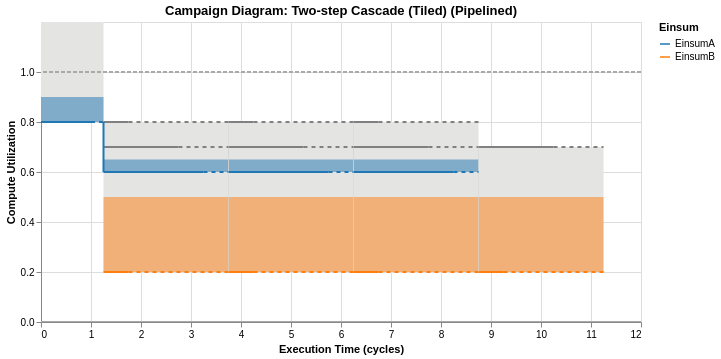
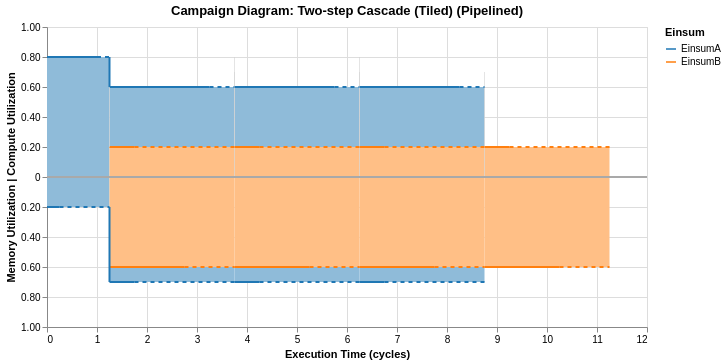

Write notebook code for charts like these, in order.
### Markdown cell above
Note that the above cascade is bursty (Einsum A runs with Einsum B at peak utilization for a short amount of time).

To reduce this burstiness, we can apply *spread*, which, within a pipelined group, stretches or *dilates* the shorter Einsum in time to end at the same time as the bottleneck Einsum. Call `cascade.pipeline(spread=True)`

Note that this will now reduce the compute resource utilization and memory bandwidth utilization of the stretched Einsum:

### Code cell
pipelined_and_spead_cascade = tiled_cascade.pipeline(spread=True)

CampaignDiagram(pipelined_and_spead_cascade).draw().interactive().show()
CampaignDiagram(pipelined_and_spead_cascade).draw(dual_mode=True).interactive()

### Figure 1 — Vega-Lite specification as saved in the notebook (floating-point values rounded to 4 significant figures)
{"config": {"view": {"continuousWidth": 300, "continuousHeight": 300}}, "layer": [{"layer": [{"layer": [{"layer": [{"mark": {"type": "rect", "color": "#E4E4E2"}, "encoding": {"tooltip": [{"field": "Einsum", "type": "nominal"}, {"field": "runtime", "type": "quantitative"}, {"field": "og_runtime", "type": "quantitative"}, {"field": "Memory_Utilization", "type": "quantitative"}, {"field": "Compute_Utilization", "type": "quantitative"}, {"field": "Compute_Utilization_plot", "type": "quantitative"}, {"field": "fusion_group", "type": "nominal"}, {"field": "memory_well", "type": "quantitative"}, {"field": "full_End_Time", "type": "quantitative"}, {"field": "throttled_duration", "type": "quantitative"}, {"field": "mem_throttled_duration", "type": "quantitative"}, {"field": "comp_throttled_duration", "type": "quantitative"}, {"field": "comp_perc", "type": "quantitative"}, {"field": "bw_perc", "type": "quantitative"}, {"field": "compute_type", "type": "nominal"}, {"field": "memory_type", "type": "nominal"}], "x": {"field": "Time_Stamp", "type": "quantitative"}, "x2": {"field": "full_End_Time"}, "y": {"field": "compute_limit_bot", "type": "quantitative"}, "y2": {"field": "compute_limit_top"}}, "name": "view_ea67228f5d8ec2a7_0", "transform": [{"calculate": "datum.Compute_Utilization_plot + 0.5 * datum.memory_well", "as": "compute_limit_top"}, {"calculate": "datum.Compute_Utilization_plot", "as": "compute_limit_bot"}, {"calculate": "datum.Compute_Utilization_plot", "as": "y1"}, {"calculate": "datum.Compute_Utilization_plot + datum.Memory_Utilization * 0.5", "as": "y2"}]}, {"mark": {"type": "rule", "color": "gray", "size": 2, "strokeDash": [0, 0]}, "encoding": {"tooltip": [{"field": "Einsum", "type": "nominal"}, {"field": "runtime", "type": "quantitative"}, {"field": "og_runtime", "type": "quantitative"}, {"field": "Memory_Utilization", "type": "quantitative"}, {"field": "Compute_Utilization", "type": "quantitative"}, {"field": "Compute_Utilization_plot", "type": "quantitative"}, {"field": "fusion_group", "type": "nominal"}, {"field": "memory_well", "type": "quantitative"}, {"field": "full_End_Time", "type": "quantitative"}, {"field": "throttled_duration", "type": "quantitative"}, {"field": "mem_throttled_duration", "type": "quantitative"}, {"field": "comp_throttled_duration", "type": "quantitative"}, {"field": "comp_perc", "type": "quantitative"}, {"field": "bw_perc", "type": "quantitative"}, {"field": "compute_type", "type": "nominal"}, {"field": "memory_type", "type": "nominal"}], "x": {"field": "Time_Stamp", "type": "quantitative"}, "x2": {"field": "mb_End_Time"}, "y": {"field": "compute_limit_top", "type": "quantitative"}}, "transform": [{"calculate": "datum.Compute_Utilization_plot + 0.5 * datum.memory_well", "as": "compute_limit_top"}, {"calculate": "datum.Compute_Utilization_plot", "as": "compute_limit_bot"}, {"calculate": "datum.Compute_Utilization_plot", "as": "y1"}, {"calculate": "datum.Compute_Utilization_plot + datum.Memory_Utilization * 0.5", "as": "y2"}]}]}, {"mark": {"type": "rect", "opacity": 0.5}, "encoding": {"color": {"field": "Einsum", "legend": null, "scale": {"domain": ["EinsumA", "EinsumB"], "range": ["#1f77b4", "#ff7f0e"]}, "sort": ["EinsumA", "EinsumB"], "type": "nominal"}, "tooltip": [{"field": "Einsum", "type": "nominal"}, {"field": "runtime", "type": "quantitative"}, {"field": "og_runtime", "type": "quantitative"}, {"field": "Memory_Utilization", "type": "quantitative"}, {"field": "Compute_Utilization", "type": "quantitative"}, {"field": "Compute_Utilization_plot", "type": "quantitative"}, {"field": "fusion_group", "type": "nominal"}, {"field": "memory_well", "type": "quantitative"}, {"field": "full_End_Time", "type": "quantitative"}, {"field": "throttled_duration", "type": "quantitative"}, {"field": "mem_throttled_duration", "type": "quantitative"}, {"field": "comp_throttled_duration", "type": "quantitative"}, {"field": "comp_perc", "type": "quantitative"}, {"field": "bw_perc", "type": "quantitative"}, {"field": "compute_type", "type": "nominal"}, {"field": "memory_type", "type": "nominal"}], "x": {"field": "Time_Stamp", "type": "quantitative"}, "x2": {"field": "full_End_Time"}, "y": {"field": "y1", "type": "quantitative"}, "y2": {"field": "y2"}}, "transform": [{"calculate": "datum.Compute_Utilization_plot + 0.5 * datum.memory_well", "as": "compute_limit_top"}, {"calculate": "datum.Compute_Utilization_plot", "as": "compute_limit_bot"}, {"calculate": "datum.Compute_Utilization_plot", "as": "y1"}, {"calculate": "datum.Compute_Utilization_plot + datum.Memory_Utilization * 0.5", "as": "y2"}]}, {"mark": {"type": "line", "interpolate": "step-after", "size": 2}, "encoding": {"color": {"field": "Einsum", "legend": null, "scale": {"domain": ["EinsumA", "EinsumB"], "range": ["#1f77b4", "#ff7f0e"]}, "sort": ["EinsumA", "EinsumB"], "type": "nominal"}, "tooltip": [{"field": "Einsum", "type": "nominal"}, {"field": "runtime", "type": "quantitative"}, {"field": "og_runtime", "type": "quantitative"}, {"field": "Memory_Utilization", "type": "quantitative"}, {"field": "Compute_Utilization", "type": "quantitative"}, {"field": "Compute_Utilization_plot", "type": "quantitative"}, {"field": "fusion_group", "type": "nominal"}, {"field": "memory_well", "type": "quantitative"}, {"field": "full_End_Time", "type": "quantitative"}, {"field": "throttled_duration", "type": "quantitative"}, {"field": "mem_throttled_duration", "type": "quantitative"}, {"field": "comp_throttled_duration", "type": "quantitative"}, {"field": "comp_perc", "type": "quantitative"}, {"field": "bw_perc", "type": "quantitative"}, {"field": "compute_type", "type": "nominal"}, {"field": "memory_type", "type": "nominal"}], "x": {"field": "Time_Stamp", "type": "quantitative"}, "x2": {"field": "cb_End_Time"}, "y": {"axis": {"labelExpr": "format(datum.value, '.1f')", "title": "Compute Utilization", "values": [0, 0.2, 0.4, 0.6, 0.8, 1.0]}, "field": "Compute_Utilization_plot", "scale": {"domain": [0, 1.2]}, "title": "Compute Utilization", "type": "quantitative"}}, "transform": [{"calculate": "datum.Compute_Utilization_plot + 0.5 * datum.memory_well", "as": "compute_limit_top"}, {"calculate": "datum.Compute_Utilization_plot", "as": "compute_limit_bot"}, {"calculate": "datum.Compute_Utilization_plot", "as": "y1"}, {"calculate": "datum.Compute_Utilization_plot + datum.Memory_Utilization * 0.5", "as": "y2"}]}, {"data": {"name": "data-c607e9c9fd7e87fcb59101d9d3c0663a"}, "mark": {"type": "rule", "color": "#D3D3D3", "opacity": 0.6, "size": 1}, "encoding": {"tooltip": [{"field": "x", "type": "quantitative"}], "x": {"field": "x", "type": "quantitative"}, "y": {"field": "compute_limit_bot", "type": "quantitative"}, "y2": {"field": "compute_limit_top"}}, "transform": [{"calculate": "datum.Compute_Utilization_plot + 0.5 * datum.memory_well", "as": "compute_limit_top"}, {"calculate": "datum.Compute_Utilization_plot", "as": "compute_limit_bot"}, {"calculate": "datum.Compute_Utilization_plot", "as": "y_bot"}]}, {"data": {"name": "data-4d800633b9e48480ab74b70e46f302e4"}, "mark": {"type": "rule", "size": 2}, "encoding": {"color": {"field": "Einsum", "legend": null, "scale": {"domain": ["EinsumA", "EinsumB"], "range": ["#1f77b4", "#ff7f0e"]}, "sort": ["EinsumA", "EinsumB"], "type": "nominal"}, "tooltip": [{"field": "Einsum", "type": "nominal"}, {"field": "x", "type": "quantitative"}, {"field": "y", "type": "quantitative"}, {"field": "y2", "type": "quantitative"}, {"field": "duration", "type": "quantitative"}], "x": {"field": "x", "type": "quantitative"}, "y": {"field": "y", "type": "quantitative"}, "y2": {"field": "y2"}}}, {"data": {"name": "data-731c364ba750109114d70340806d2015"}, "mark": {"type": "rule", "color": "gray", "size": 2, "strokeDash": [4, 4]}, "encoding": {"tooltip": [{"field": "Einsum", "type": "nominal"}, {"field": "runtime", "type": "quantitative"}, {"field": "og_runtime", "type": "quantitative"}, {"field": "Memory_Utilization", "type": "quantitative"}, {"field": "Compute_Utilization", "type": "quantitative"}, {"field": "Compute_Utilization_plot", "type": "quantitative"}, {"field": "fusion_group", "type": "nominal"}, {"field": "memory_well", "type": "quantitative"}, {"field": "full_End_Time", "type": "quantitative"}, {"field": "throttled_duration", "type": "quantitative"}, {"field": "mem_throttled_duration", "type": "quantitative"}, {"field": "comp_throttled_duration", "type": "quantitative"}, {"field": "comp_perc", "type": "quantitative"}, {"field": "bw_perc", "type": "quantitative"}, {"field": "compute_type", "type": "nominal"}, {"field": "memory_type", "type": "nominal"}], "x": {"field": "mb_End_Time", "type": "quantitative"}, "x2": {"field": "full_End_Time"}, "y": {"field": "compute_limit_top", "type": "quantitative"}}, "transform": [{"calculate": "datum.Compute_Utilization_plot + 0.5 * datum.memory_well", "as": "compute_limit_top"}, {"calculate": "datum.Compute_Utilization_plot", "as": "compute_limit_bot"}, {"calculate": "datum.Compute_Utilization_plot", "as": "y1"}, {"calculate": "datum.Compute_Utilization_plot + datum.Memory_Utilization * 0.5", "as": "y2"}]}, {"data": {"name": "data-e39db360119570ab733e5bbb83402046"}, "mark": {"type": "rule", "size": 2, "strokeDash": [4, 4]}, "encoding": {"color": {"field": "Einsum", "legend": null, "scale": {"domain": ["EinsumA", "EinsumB"], "range": ["#1f77b4", "#ff7f0e"]}, "sort": ["EinsumA", "EinsumB"], "type": "nominal"}, "tooltip": [{"field": "Einsum", "type": "nominal"}, {"field": "x", "type": "quantitative"}, {"field": "x2", "type": "quantitative"}], "x": {"field": "x", "type": "quantitative"}, "x2": {"field": "x2"}, "y": {"field": "y", "type": "quantitative"}}}], "data": {"name": "data-731c364ba750109114d70340806d2015"}, "encoding": {"x": {"field": "Time_Stamp", "title": "Execution Time (cycles)", "type": "quantitative"}}, "resolve": {"scale": {"color": "independent"}}}, {"data": {"name": "data-62270e77d641448c13ff0a9fcf3e6578"}, "mark": {"type": "rule", "color": "darkgray", "size": 2, "strokeDash": [4, 2]}, "encoding": {"y": {"field": "y", "type": "quantitative"}}}]}, {"data": {"name": "data-87e69d7a9d7ae5b02a22f807b2d20c57"}, "mark": {"type": "rule", "color": "darkgray", "size": 2, "strokeDash": [0, 0]}, "encoding": {"y": {"field": "y", "type": "quantitative"}}}, {"data": {"name": "data-381cef96e74c64bd64785ef29f41ada0"}, "mark": {"type": "line", "opacity": 0}, "encoding": {"color": {"field": "Einsum", "legend": {"title": "Einsum"}, "scale": {"domain": ["EinsumA", "EinsumB"], "range": ["#1f77b4", "#ff7f0e"]}, "sort": ["EinsumA", "EinsumB"], "type": "nominal"}}}], "height": 300, "params": [{"name": "param_1e9efca18e7a2868", "select": {"type": "interval", "encodings": ["x", "y"]}, "bind": "scales", "views": ["view_ea67228f5d8ec2a7_0"]}], "title": "Campaign Diagram: Two-step Cascade (Tiled) (Pipelined)", "width": 600, "$schema": "https://vega.github.io/schema/vega-lite/v6.4.1.json", "datasets": {"data-731c364ba750109114d70340806d2015": [{"Einsum": "EinsumA", "fusion_group": null, "fusion_type": "NONE", "Starting_Time": 0.0, "Time_Stamp": 0.0, "End_Time": 1.0, "cb_End_Time": 1.0, "mb_End_Time": 0.25, "full_End_Time": 1.25, "runtime": 1.25, "og_runtime": 1.25, "Compute_Utilization": 0.8, "Compute_Utilization_plot": 0.8, "Memory_Utilization": 0.2, "Memory_Utilization_plot": 0.2, "memory_well": 1.0, "cutil_start": 0.0, "mutil_start": 0.0, "compute_color": "#332288", "bw_color": "#9990C3", "throttled": true, "throttled_duration": 0.25, "mem_throttled_duration": 1.0, "comp_throttled_duration": 0.25, "comp_perc": 1.0, "bw_perc": 1.0, "compute_type": "Compute Pool", "memory_type": "Memory Pool"}, {"Einsum": "EinsumB", "fusion_group": null, "fusion_type": "NONE", "Starting_Time": 1.25, "Time_Stamp": 1.25, "End_Time": 2.75, "cb_End_Time": 1.75, "mb_End_Time": 2.75, "full_End_Time": 3.75, "runtime": 2.5, "og_runtime": 2.5, "Compute_Utilization": 0.2, "Compute_Utilization_plot": 0.2, "Memory_Utilization": 0.6, "Memory_Utilization_plot": 0.6, "memory_well": 1.0, "cutil_start": 0.0, "mutil_start": 0.0, "compute_color": "#117733", "bw_color": "#88BB99", "throttled": true, "throttled_duration": 1.0, "mem_throttled_duration": 1.0, "comp_throttled_duration": 2.0, "comp_perc": 1.0, "bw_perc": 1.0, "compute_type": "Compute Pool", "memory_type": "Memory Pool"}, {"Einsum": "EinsumA", "fusion_group": null, "fusion_type": "NONE", "Starting_Time": 1.25, "Time_Stamp": 1.25, "End_Time": 3.25, "cb_End_Time": 3.25, "mb_End_Time": 1.75, "full_End_Time": 3.75, "runtime": 2.5, "og_runtime": 2.5, "Compute_Utilization": 0.4, "Compute_Utilization_plot": 0.6, "Memory_Utilization": 0.1, "Memory_Utilization_plot": 0.7, "memory_well": 0.4, "cutil_start": 0.2, "mutil_start": 0.6, "compute_color": "#332288", "bw_color": "#9990C3", "throttled": true, "throttled_duration": 0.5, "mem_throttled_duration": 2.0, "comp_throttled_duration": 0.5, "comp_perc": 1.0, "bw_perc": 1.0, "compute_type": "Compute Pool", "memory_type": "Memory Pool"}, {"Einsum": "EinsumB", "fusion_group": null, "fusion_type": "NONE", "Starting_Time": 3.75, "Time_Stamp": 3.75, "End_Time": 5.25, "cb_End_Time": 4.25, "mb_End_Time": 5.25, "full_End_Time": 6.25, "runtime": 2.5, "og_runtime": 2.5, "Compute_Utilization": 0.2, "Compute_Utilization_plot": 0.2, "Memory_Utilization": 0.6, "Memory_Utilization_plot": 0.6, "memory_well": 1.0, "cutil_start": 0.0, "mutil_start": 0.0, "compute_color": "#117733", "bw_color": "#88BB99", "throttled": true, "throttled_duration": 1.0, "mem_throttled_duration": 1.0, "comp_throttled_duration": 2.0, "comp_perc": 1.0, "bw_perc": 1.0, "compute_type": "Compute Pool", "memory_type": "Memory Pool"}, {"Einsum": "EinsumA", "fusion_group": null, "fusion_type": "NONE", "Starting_Time": 3.75, "Time_Stamp": 3.75, "End_Time": 5.75, "cb_End_Time": 5.75, "mb_End_Time": 4.25, "full_End_Time": 6.25, "runtime": 2.5, "og_runtime": 2.5, "Compute_Utilization": 0.4, "Compute_Utilization_plot": 0.6, "Memory_Utilization": 0.1, "Memory_Utilization_plot": 0.7, "memory_well": 0.4, "cutil_start": 0.2, "mutil_start": 0.6, "compute_color": "#332288", "bw_color": "#9990C3", "throttled": true, "throttled_duration": 0.5, "mem_throttled_duration": 2.0, "comp_throttled_duration": 0.5, "comp_perc": 1.0, "bw_perc": 1.0, "compute_type": "Compute Pool", "memory_type": "Memory Pool"}, {"Einsum": "EinsumB", "fusion_group": null, "fusion_type": "NONE", "Starting_Time": 6.25, "Time_Stamp": 6.25, "End_Time": 7.75, "cb_End_Time": 6.75, "mb_End_Time": 7.75, "full_End_Time": 8.75, "runtime": 2.5, "og_runtime": 2.5, "Compute_Utilization": 0.2, "Compute_Utilization_plot": 0.2, "Memory_Utilization": 0.6, "Memory_Utilization_plot": 0.6, "memory_well": 1.0, "cutil_start": 0.0, "mutil_start": 0.0, "compute_color": "#117733", "bw_color": "#88BB99", "throttled": true, "throttled_duration": 1.0, "mem_throttled_duration": 1.0, "comp_throttled_duration": 2.0, "comp_perc": 1.0, "bw_perc": 1.0, "compute_type": "Compute Pool", "memory_type": "Memory Pool"}, {"Einsum": "EinsumA", "fusion_group": null, "fusion_type": "NONE", "Starting_Time": 6.25, "Time_Stamp": 6.25, "End_Time": 8.25, "cb_End_Time": 8.25, "mb_End_Time": 6.75, "full_End_Time": 8.75, "runtime": 2.5, "og_runtime": 2.5, "Compute_Utilization": 0.4, "Compute_Utilization_plot": 0.6, "Memory_Utilization": 0.1, "Memory_Utilization_plot": 0.7, "memory_well": 0.4, "cutil_start": 0.2, "mutil_start": 0.6, "compute_color": "#332288", "bw_color": "#9990C3", "throttled": true, "throttled_duration": 0.5, "mem_throttled_duration": 2.0, "comp_throttled_duration": 0.5, "comp_perc": 1.0, "bw_perc": 1.0, "compute_type": "Compute Pool", "memory_type": "Memory Pool"}, {"Einsum": "EinsumB", "fusion_group": null, "fusion_type": "NONE", "Starting_Time": 8.75, "Time_Stamp": 8.75, "End_Time": 10.25, "cb_End_Time": 9.25, "mb_End_Time": 10.25, "full_End_Time": 11.25, "runtime": 2.5, "og_runtime": 2.5, "Compute_Utilization": 0.2, "Compute_Utilization_plot": 0.2, "Memory_Utilization": 0.6, "Memory_Utilization_plot": 0.6, "memory_well": 1.0, "cutil_start": 0.0, "mutil_start": 0.0, "compute_color": "#117733", "bw_color": "#88BB99", "throttled": true, "throttled_duration": 1.0, "mem_throttled_duration": 1.0, "comp_throttled_duration": 2.0, "comp_perc": 1.0, "bw_perc": 1.0, "compute_type": "Compute Pool", "memory_type": "Memory Pool"}], "data-c607e9c9fd7e87fcb59101d9d3c0663a": [{"x": 1.25, "Einsum": "EinsumA", "Compute_Utilization_plot": 0.6, "Compute_Utilization": 0.4, "memory_well": 0.4}, {"x": 3.75, "Einsum": "EinsumA", "Compute_Utilization_plot": 0.6, "Compute_Utilization": 0.4, "memory_well": 0.4}, {"x": 6.25, "Einsum": "EinsumA", "Compute_Utilization_plot": 0.6, "Compute_Utilization": 0.4, "memory_well": 0.4}, {"x": 3.75, "Einsum": "EinsumB", "Compute_Utilization_plot": 0.2, "Compute_Utilization": 0.2, "memory_well": 1.0}, {"x": 6.25, "Einsum": "EinsumB", "Compute_Utilization_plot": 0.2, "Compute_Utilization": 0.2, "memory_well": 1.0}, {"x": 8.75, "Einsum": "EinsumB", "Compute_Utilization_plot": 0.2, "Compute_Utilization": 0.2, "memory_well": 1.0}], "data-4d800633b9e48480ab74b70e46f302e4": [{"x": 1.25, "y": 0.8, "y2": 0.6, "Einsum": "EinsumA", "duration": 0.5}, {"x": 3.75, "y": 0.6, "y2": 0.6, "Einsum": "EinsumA", "duration": 0.5}, {"x": 6.25, "y": 0.6, "y2": 0.6, "Einsum": "EinsumA", "duration": 0.5}, {"x": 3.75, "y": 0.2, "y2": 0.2, "Einsum": "EinsumB", "duration": 1.0}, {"x": 6.25, "y": 0.2, "y2": 0.2, "Einsum": "EinsumB", "duration": 1.0}, {"x": 8.75, "y": 0.2, "y2": 0.2, "Einsum": "EinsumB", "duration": 1.0}], "data-e39db360119570ab733e5bbb83402046": [{"Einsum": "EinsumA", "x": 1.0, "x2": 1.25, "y": 0.8, "color": "#332288"}, {"Einsum": "EinsumB", "x": 1.75, "x2": 3.75, "y": 0.2, "color": "#117733"}, {"Einsum": "EinsumA", "x": 3.25, "x2": 3.75, "y": 0.6, "color": "#332288"}, {"Einsum": "EinsumB", "x": 4.25, "x2": 6.25, "y": 0.2, "color": "#117733"}, {"Einsum": "EinsumA", "x": 5.75, "x2": 6.25, "y": 0.6, "color": "#332288"}, {"Einsum": "EinsumB", "x": 6.75, "x2": 8.75, "y": 0.2, "color": "#117733"}, {"Einsum": "EinsumA", "x": 8.25, "x2": 8.75, "y": 0.6, "color": "#332288"}, {"Einsum": "EinsumB", "x": 9.25, "x2": 11.25, "y": 0.2, "color": "#117733"}], "data-62270e77d641448c13ff0a9fcf3e6578": [{"y": 1.0}], "data-87e69d7a9d7ae5b02a22f807b2d20c57": [{"y": 0.0}], "data-381cef96e74c64bd64785ef29f41ada0": [{"Einsum": "EinsumA", "fusion_group": null, "fusion_type": "NONE", "Starting_Time": 0.0, "Time_Stamp": 0.0, "End_Time": 1.0, "cb_End_Time": 1.0, "mb_End_Time": 0.25, "full_End_Time": 1.25, "runtime": 1.25, "og_runtime": 1.25, "Compute_Utilization": 0.8, "Compute_Utilization_plot": 0.8, "Memory_Utilization": 0.2, "Memory_Utilization_plot": 0.2, "memory_well": 1.0, "cutil_start": 0.0, "mutil_start": 0.0, "compute_color": "#332288", "bw_color": "#9990C3", "throttled": true, "throttled_duration": 0.25, "mem_throttled_duration": 1.0, "comp_throttled_duration": 0.25, "comp_perc": 1.0, "bw_perc": 1.0, "compute_type": "Compute Pool", "memory_type": "Memory Pool"}]}}

### Figure 2 — Vega-Lite specification as saved in the notebook (floating-point values rounded to 4 significant figures)
{"config": {"view": {"continuousWidth": 300, "continuousHeight": 300}}, "layer": [{"layer": [{"data": {"name": "data-731c364ba750109114d70340806d2015"}, "mark": {"type": "rect", "opacity": 1}, "encoding": {"color": {"field": "Einsum", "legend": null, "scale": {"domain": ["EinsumA", "EinsumB"], "range": ["#8FBBD9", "#FFBF86"]}, "sort": ["EinsumA", "EinsumB"], "type": "nominal"}, "tooltip": [{"field": "Einsum", "type": "nominal"}, {"field": "runtime", "type": "quantitative"}, {"field": "og_runtime", "type": "quantitative"}, {"field": "Memory_Utilization", "type": "quantitative"}, {"field": "Compute_Utilization", "type": "quantitative"}, {"field": "Compute_Utilization_plot", "type": "quantitative"}, {"field": "fusion_group", "type": "nominal"}, {"field": "memory_well", "type": "quantitative"}, {"field": "full_End_Time", "type": "quantitative"}, {"field": "throttled_duration", "type": "quantitative"}, {"field": "mem_throttled_duration", "type": "quantitative"}, {"field": "comp_throttled_duration", "type": "quantitative"}, {"field": "comp_perc", "type": "quantitative"}, {"field": "bw_perc", "type": "quantitative"}, {"field": "compute_type", "type": "nominal"}, {"field": "memory_type", "type": "nominal"}], "x": {"field": "Starting_Time", "type": "quantitative"}, "x2": {"field": "full_End_Time"}, "y": {"field": "cutil_start", "type": "quantitative"}, "y2": {"field": "Compute_Utilization_plot"}}, "name": "view_e362284f0a4cff5e_0", "transform": [{"calculate": "datum.Compute_Utilization_plot + 0.5 * datum.memory_well", "as": "compute_limit_top"}, {"calculate": "datum.Compute_Utilization_plot", "as": "compute_limit_bot"}, {"calculate": "datum.Compute_Utilization_plot", "as": "y1"}, {"calculate": "datum.Compute_Utilization_plot + datum.Memory_Utilization * 0.5", "as": "y2"}]}, {"data": {"name": "data-731c364ba750109114d70340806d2015"}, "mark": {"type": "rect", "opacity": 1}, "encoding": {"color": {"field": "Einsum", "legend": null, "scale": {"domain": ["EinsumA", "EinsumB"], "range": ["#8FBBD9", "#FFBF86"]}, "sort": ["EinsumA", "EinsumB"], "type": "nominal"}, "tooltip": [{"field": "Einsum", "type": "nominal"}, {"field": "runtime", "type": "quantitative"}, {"field": "og_runtime", "type": "quantitative"}, {"field": "Memory_Utilization", "type": "quantitative"}, {"field": "Compute_Utilization", "type": "quantitative"}, {"field": "Compute_Utilization_plot", "type": "quantitative"}, {"field": "fusion_group", "type": "nominal"}, {"field": "memory_well", "type": "quantitative"}, {"field": "full_End_Time", "type": "quantitative"}, {"field": "throttled_duration", "type": "quantitative"}, {"field": "mem_throttled_duration", "type": "quantitative"}, {"field": "comp_throttled_duration", "type": "quantitative"}, {"field": "comp_perc", "type": "quantitative"}, {"field": "bw_perc", "type": "quantitative"}, {"field": "compute_type", "type": "nominal"}, {"field": "memory_type", "type": "nominal"}], "x": {"field": "Starting_Time", "type": "quantitative"}, "x2": {"field": "full_End_Time"}, "y": {"axis": {"labelExpr": "abs(datum.value) == 0 ? '0' : format(abs(datum.value), '.2f')"}, "field": "mutil_start", "scale": {"domain": [-1, 1]}, "title": "Memory Utilization | Compute Utilization", "type": "quantitative"}, "y2": {"field": "neg_mem_util"}}, "transform": [{"calculate": "datum.Compute_Utilization_plot + 0.5 * datum.memory_well", "as": "compute_limit_top"}, {"calculate": "datum.Compute_Utilization_plot", "as": "compute_limit_bot"}, {"calculate": "datum.Compute_Utilization_plot", "as": "y1"}, {"calculate": "datum.Compute_Utilization_plot + datum.Memory_Utilization * 0.5", "as": "y2"}, {"calculate": "-datum.mutil_start", "as": "mutil_start"}, {"calculate": "-datum.Memory_Utilization_plot", "as": "neg_mem_util"}]}, {"data": {"name": "data-731c364ba750109114d70340806d2015"}, "mark": {"type": "line", "interpolate": "step-after", "size": 2}, "encoding": {"color": {"field": "Einsum", "legend": null, "scale": {"domain": ["EinsumA", "EinsumB"], "range": ["#1f77b4", "#ff7f0e"]}, "sort": ["EinsumA", "EinsumB"], "type": "nominal"}, "tooltip": [{"field": "Einsum", "type": "nominal"}, {"field": "runtime", "type": "quantitative"}, {"field": "og_runtime", "type": "quantitative"}, {"field": "Memory_Utilization", "type": "quantitative"}, {"field": "Compute_Utilization", "type": "quantitative"}, {"field": "Compute_Utilization_plot", "type": "quantitative"}, {"field": "fusion_group", "type": "nominal"}, {"field": "memory_well", "type": "quantitative"}, {"field": "full_End_Time", "type": "quantitative"}, {"field": "throttled_duration", "type": "quantitative"}, {"field": "mem_throttled_duration", "type": "quantitative"}, {"field": "comp_throttled_duration", "type": "quantitative"}, {"field": "comp_perc", "type": "quantitative"}, {"field": "bw_perc", "type": "quantitative"}, {"field": "compute_type", "type": "nominal"}, {"field": "memory_type", "type": "nominal"}], "x": {"field": "Starting_Time", "type": "quantitative"}, "x2": {"field": "cb_End_Time"}, "y": {"field": "Compute_Utilization_plot", "type": "quantitative"}}, "transform": [{"calculate": "datum.Compute_Utilization_plot + 0.5 * datum.memory_well", "as": "compute_limit_top"}, {"calculate": "datum.Compute_Utilization_plot", "as": "compute_limit_bot"}, {"calculate": "datum.Compute_Utilization_plot", "as": "y1"}, {"calculate": "datum.Compute_Utilization_plot + datum.Memory_Utilization * 0.5", "as": "y2"}]}, {"data": {"name": "data-731c364ba750109114d70340806d2015"}, "mark": {"type": "line", "interpolate": "step-after", "size": 2}, "encoding": {"color": {"field": "Einsum", "legend": null, "scale": {"domain": ["EinsumA", "EinsumB"], "range": ["#1f77b4", "#ff7f0e"]}, "sort": ["EinsumA", "EinsumB"], "type": "nominal"}, "tooltip": [{"field": "Einsum", "type": "nominal"}, {"field": "runtime", "type": "quantitative"}, {"field": "og_runtime", "type": "quantitative"}, {"field": "Memory_Utilization", "type": "quantitative"}, {"field": "Compute_Utilization", "type": "quantitative"}, {"field": "Compute_Utilization_plot", "type": "quantitative"}, {"field": "fusion_group", "type": "nominal"}, {"field": "memory_well", "type": "quantitative"}, {"field": "full_End_Time", "type": "quantitative"}, {"field": "throttled_duration", "type": "quantitative"}, {"field": "mem_throttled_duration", "type": "quantitative"}, {"field": "comp_throttled_duration", "type": "quantitative"}, {"field": "comp_perc", "type": "quantitative"}, {"field": "bw_perc", "type": "quantitative"}, {"field": "compute_type", "type": "nominal"}, {"field": "memory_type", "type": "nominal"}], "x": {"field": "Starting_Time", "type": "quantitative"}, "x2": {"field": "mb_End_Time"}, "y": {"field": "neg_mem_util", "type": "quantitative"}}, "transform": [{"calculate": "datum.Compute_Utilization_plot + 0.5 * datum.memory_well", "as": "compute_limit_top"}, {"calculate": "datum.Compute_Utilization_plot", "as": "compute_limit_bot"}, {"calculate": "datum.Compute_Utilization_plot", "as": "y1"}, {"calculate": "datum.Compute_Utilization_plot + datum.Memory_Utilization * 0.5", "as": "y2"}, {"calculate": "-datum.Memory_Utilization_plot", "as": "neg_mem_util"}]}, {"data": {"name": "data-a0a55d106695e8d630baff0f16eee66d"}, "mark": {"type": "line", "color": "black", "interpolate": "step-after", "size": 2}, "encoding": {"y": {"field": "y", "type": "quantitative"}}}, {"data": {"name": "data-c607e9c9fd7e87fcb59101d9d3c0663a"}, "mark": {"type": "rule", "color": "#D3D3D3", "opacity": 0.6, "size": 1}, "encoding": {"tooltip": [{"field": "x", "type": "quantitative"}], "x": {"field": "x", "type": "quantitative"}, "y": {"field": "y_bot", "type": "quantitative"}, "y2": {"field": "compute_limit_top"}}, "transform": [{"calculate": "datum.Compute_Utilization_plot + 0.5 * datum.memory_well", "as": "compute_limit_top"}, {"calculate": "datum.Compute_Utilization_plot", "as": "compute_limit_bot"}, {"calculate": "datum.Compute_Utilization_plot - datum.Compute_Utilization", "as": "y_bot"}]}, {"data": {"name": "data-4d800633b9e48480ab74b70e46f302e4"}, "mark": {"type": "rule", "size": 2}, "encoding": {"color": {"field": "Einsum", "legend": null, "scale": {"domain": ["EinsumA", "EinsumB"], "range": ["#1f77b4", "#ff7f0e"]}, "sort": ["EinsumA", "EinsumB"], "type": "nominal"}, "tooltip": [{"field": "Einsum", "type": "nominal"}, {"field": "x", "type": "quantitative"}, {"field": "y", "type": "quantitative"}, {"field": "y2", "type": "quantitative"}, {"field": "duration", "type": "quantitative"}], "x": {"field": "x", "type": "quantitative"}, "y": {"field": "y", "type": "quantitative"}, "y2": {"field": "y2"}}}, {"data": {"name": "data-e31e73c937ce342ea3a05e955428b7ca"}, "mark": {"type": "rule", "size": 2}, "encoding": {"color": {"field": "Einsum", "legend": null, "scale": {"domain": ["EinsumA", "EinsumB"], "range": ["#1f77b4", "#ff7f0e"]}, "sort": ["EinsumA", "EinsumB"], "type": "nominal"}, "tooltip": [{"field": "Einsum", "type": "nominal"}, {"field": "x", "type": "quantitative"}], "x": {"field": "x", "type": "quantitative"}, "y": {"field": "y", "type": "quantitative"}, "y2": {"field": "y2"}}}, {"data": {"name": "data-514ffe4a42ff8b68eb088f86cb5dd1f6"}, "mark": {"type": "rule", "size": 2, "strokeDash": [4, 4]}, "encoding": {"color": {"field": "Einsum", "legend": null, "scale": {"domain": ["EinsumA", "EinsumB"], "range": ["#1f77b4", "#ff7f0e"]}, "sort": ["EinsumA", "EinsumB"], "type": "nominal"}, "tooltip": [{"field": "Einsum", "type": "nominal"}, {"field": "x", "type": "quantitative"}, {"field": "x2", "type": "quantitative"}], "x": {"field": "x", "type": "quantitative"}, "x2": {"field": "x2"}, "y": {"field": "y", "type": "quantitative"}}}, {"data": {"name": "data-e39db360119570ab733e5bbb83402046"}, "mark": {"type": "rule", "size": 2, "strokeDash": [4, 4]}, "encoding": {"color": {"field": "Einsum", "legend": null, "scale": {"domain": ["EinsumA", "EinsumB"], "range": ["#1f77b4", "#ff7f0e"]}, "sort": ["EinsumA", "EinsumB"], "type": "nominal"}, "tooltip": [{"field": "Einsum", "type": "nominal"}, {"field": "x", "type": "quantitative"}, {"field": "x2", "type": "quantitative"}], "x": {"field": "x", "type": "quantitative"}, "x2": {"field": "x2"}, "y": {"field": "y", "type": "quantitative"}}}], "encoding": {"x": {"field": "Time_Stamp", "title": "Execution Time (cycles)", "type": "quantitative"}}, "resolve": {"scale": {"color": "independent"}}}, {"data": {"name": "data-87e69d7a9d7ae5b02a22f807b2d20c57"}, "mark": {"type": "rule", "color": "darkgray", "size": 2, "strokeDash": [0, 0]}, "encoding": {"y": {"field": "y", "type": "quantitative"}}}, {"data": {"name": "data-381cef96e74c64bd64785ef29f41ada0"}, "mark": {"type": "line", "opacity": 0}, "encoding": {"color": {"field": "Einsum", "legend": {"title": "Einsum"}, "scale": {"domain": ["EinsumA", "EinsumB"], "range": ["#1f77b4", "#ff7f0e"]}, "sort": ["EinsumA", "EinsumB"], "type": "nominal"}}}], "height": 300, "params": [{"name": "param_1e9efca18e7a2868", "select": {"type": "interval", "encodings": ["x", "y"]}, "bind": "scales", "views": ["view_e362284f0a4cff5e_0"]}], "title": "Campaign Diagram: Two-step Cascade (Tiled) (Pipelined)", "width": 600, "$schema": "https://vega.github.io/schema/vega-lite/v6.4.1.json", "datasets": {"data-731c364ba750109114d70340806d2015": [{"Einsum": "EinsumA", "fusion_group": null, "fusion_type": "NONE", "Starting_Time": 0.0, "Time_Stamp": 0.0, "End_Time": 1.0, "cb_End_Time": 1.0, "mb_End_Time": 0.25, "full_End_Time": 1.25, "runtime": 1.25, "og_runtime": 1.25, "Compute_Utilization": 0.8, "Compute_Utilization_plot": 0.8, "Memory_Utilization": 0.2, "Memory_Utilization_plot": 0.2, "memory_well": 1.0, "cutil_start": 0.0, "mutil_start": 0.0, "compute_color": "#332288", "bw_color": "#9990C3", "throttled": true, "throttled_duration": 0.25, "mem_throttled_duration": 1.0, "comp_throttled_duration": 0.25, "comp_perc": 1.0, "bw_perc": 1.0, "compute_type": "Compute Pool", "memory_type": "Memory Pool"}, {"Einsum": "EinsumB", "fusion_group": null, "fusion_type": "NONE", "Starting_Time": 1.25, "Time_Stamp": 1.25, "End_Time": 2.75, "cb_End_Time": 1.75, "mb_End_Time": 2.75, "full_End_Time": 3.75, "runtime": 2.5, "og_runtime": 2.5, "Compute_Utilization": 0.2, "Compute_Utilization_plot": 0.2, "Memory_Utilization": 0.6, "Memory_Utilization_plot": 0.6, "memory_well": 1.0, "cutil_start": 0.0, "mutil_start": 0.0, "compute_color": "#117733", "bw_color": "#88BB99", "throttled": true, "throttled_duration": 1.0, "mem_throttled_duration": 1.0, "comp_throttled_duration": 2.0, "comp_perc": 1.0, "bw_perc": 1.0, "compute_type": "Compute Pool", "memory_type": "Memory Pool"}, {"Einsum": "EinsumA", "fusion_group": null, "fusion_type": "NONE", "Starting_Time": 1.25, "Time_Stamp": 1.25, "End_Time": 3.25, "cb_End_Time": 3.25, "mb_End_Time": 1.75, "full_End_Time": 3.75, "runtime": 2.5, "og_runtime": 2.5, "Compute_Utilization": 0.4, "Compute_Utilization_plot": 0.6, "Memory_Utilization": 0.1, "Memory_Utilization_plot": 0.7, "memory_well": 0.4, "cutil_start": 0.2, "mutil_start": 0.6, "compute_color": "#332288", "bw_color": "#9990C3", "throttled": true, "throttled_duration": 0.5, "mem_throttled_duration": 2.0, "comp_throttled_duration": 0.5, "comp_perc": 1.0, "bw_perc": 1.0, "compute_type": "Compute Pool", "memory_type": "Memory Pool"}, {"Einsum": "EinsumB", "fusion_group": null, "fusion_type": "NONE", "Starting_Time": 3.75, "Time_Stamp": 3.75, "End_Time": 5.25, "cb_End_Time": 4.25, "mb_End_Time": 5.25, "full_End_Time": 6.25, "runtime": 2.5, "og_runtime": 2.5, "Compute_Utilization": 0.2, "Compute_Utilization_plot": 0.2, "Memory_Utilization": 0.6, "Memory_Utilization_plot": 0.6, "memory_well": 1.0, "cutil_start": 0.0, "mutil_start": 0.0, "compute_color": "#117733", "bw_color": "#88BB99", "throttled": true, "throttled_duration": 1.0, "mem_throttled_duration": 1.0, "comp_throttled_duration": 2.0, "comp_perc": 1.0, "bw_perc": 1.0, "compute_type": "Compute Pool", "memory_type": "Memory Pool"}, {"Einsum": "EinsumA", "fusion_group": null, "fusion_type": "NONE", "Starting_Time": 3.75, "Time_Stamp": 3.75, "End_Time": 5.75, "cb_End_Time": 5.75, "mb_End_Time": 4.25, "full_End_Time": 6.25, "runtime": 2.5, "og_runtime": 2.5, "Compute_Utilization": 0.4, "Compute_Utilization_plot": 0.6, "Memory_Utilization": 0.1, "Memory_Utilization_plot": 0.7, "memory_well": 0.4, "cutil_start": 0.2, "mutil_start": 0.6, "compute_color": "#332288", "bw_color": "#9990C3", "throttled": true, "throttled_duration": 0.5, "mem_throttled_duration": 2.0, "comp_throttled_duration": 0.5, "comp_perc": 1.0, "bw_perc": 1.0, "compute_type": "Compute Pool", "memory_type": "Memory Pool"}, {"Einsum": "EinsumB", "fusion_group": null, "fusion_type": "NONE", "Starting_Time": 6.25, "Time_Stamp": 6.25, "End_Time": 7.75, "cb_End_Time": 6.75, "mb_End_Time": 7.75, "full_End_Time": 8.75, "runtime": 2.5, "og_runtime": 2.5, "Compute_Utilization": 0.2, "Compute_Utilization_plot": 0.2, "Memory_Utilization": 0.6, "Memory_Utilization_plot": 0.6, "memory_well": 1.0, "cutil_start": 0.0, "mutil_start": 0.0, "compute_color": "#117733", "bw_color": "#88BB99", "throttled": true, "throttled_duration": 1.0, "mem_throttled_duration": 1.0, "comp_throttled_duration": 2.0, "comp_perc": 1.0, "bw_perc": 1.0, "compute_type": "Compute Pool", "memory_type": "Memory Pool"}, {"Einsum": "EinsumA", "fusion_group": null, "fusion_type": "NONE", "Starting_Time": 6.25, "Time_Stamp": 6.25, "End_Time": 8.25, "cb_End_Time": 8.25, "mb_End_Time": 6.75, "full_End_Time": 8.75, "runtime": 2.5, "og_runtime": 2.5, "Compute_Utilization": 0.4, "Compute_Utilization_plot": 0.6, "Memory_Utilization": 0.1, "Memory_Utilization_plot": 0.7, "memory_well": 0.4, "cutil_start": 0.2, "mutil_start": 0.6, "compute_color": "#332288", "bw_color": "#9990C3", "throttled": true, "throttled_duration": 0.5, "mem_throttled_duration": 2.0, "comp_throttled_duration": 0.5, "comp_perc": 1.0, "bw_perc": 1.0, "compute_type": "Compute Pool", "memory_type": "Memory Pool"}, {"Einsum": "EinsumB", "fusion_group": null, "fusion_type": "NONE", "Starting_Time": 8.75, "Time_Stamp": 8.75, "End_Time": 10.25, "cb_End_Time": 9.25, "mb_End_Time": 10.25, "full_End_Time": 11.25, "runtime": 2.5, "og_runtime": 2.5, "Compute_Utilization": 0.2, "Compute_Utilization_plot": 0.2, "Memory_Utilization": 0.6, "Memory_Utilization_plot": 0.6, "memory_well": 1.0, "cutil_start": 0.0, "mutil_start": 0.0, "compute_color": "#117733", "bw_color": "#88BB99", "throttled": true, "throttled_duration": 1.0, "mem_throttled_duration": 1.0, "comp_throttled_duration": 2.0, "comp_perc": 1.0, "bw_perc": 1.0, "compute_type": "Compute Pool", "memory_type": "Memory Pool"}], "data-a0a55d106695e8d630baff0f16eee66d": [{"y": 0}], "data-c607e9c9fd7e87fcb59101d9d3c0663a": [{"x": 1.25, "Einsum": "EinsumA", "Compute_Utilization_plot": 0.6, "Compute_Utilization": 0.4, "memory_well": 0.4}, {"x": 3.75, "Einsum": "EinsumA", "Compute_Utilization_plot": 0.6, "Compute_Utilization": 0.4, "memory_well": 0.4}, {"x": 6.25, "Einsum": "EinsumA", "Compute_Utilization_plot": 0.6, "Compute_Utilization": 0.4, "memory_well": 0.4}, {"x": 3.75, "Einsum": "EinsumB", "Compute_Utilization_plot": 0.2, "Compute_Utilization": 0.2, "memory_well": 1.0}, {"x": 6.25, "Einsum": "EinsumB", "Compute_Utilization_plot": 0.2, "Compute_Utilization": 0.2, "memory_well": 1.0}, {"x": 8.75, "Einsum": "EinsumB", "Compute_Utilization_plot": 0.2, "Compute_Utilization": 0.2, "memory_well": 1.0}], "data-4d800633b9e48480ab74b70e46f302e4": [{"x": 1.25, "y": 0.8, "y2": 0.6, "Einsum": "EinsumA", "duration": 0.5}, {"x": 3.75, "y": 0.6, "y2": 0.6, "Einsum": "EinsumA", "duration": 0.5}, {"x": 6.25, "y": 0.6, "y2": 0.6, "Einsum": "EinsumA", "duration": 0.5}, {"x": 3.75, "y": 0.2, "y2": 0.2, "Einsum": "EinsumB", "duration": 1.0}, {"x": 6.25, "y": 0.2, "y2": 0.2, "Einsum": "EinsumB", "duration": 1.0}, {"x": 8.75, "y": 0.2, "y2": 0.2, "Einsum": "EinsumB", "duration": 1.0}], "data-e31e73c937ce342ea3a05e955428b7ca": [{"x": 1.25, "y": -0.2, "y2": -0.7, "Einsum": "EinsumA", "duration": 0.5}, {"x": 3.75, "y": -0.7, "y2": -0.7, "Einsum": "EinsumA", "duration": 0.5}, {"x": 6.25, "y": -0.7, "y2": -0.7, "Einsum": "EinsumA", "duration": 0.5}, {"x": 3.75, "y": -0.6, "y2": -0.6, "Einsum": "EinsumB", "duration": 1.0}, {"x": 6.25, "y": -0.6, "y2": -0.6, "Einsum": "EinsumB", "duration": 1.0}, {"x": 8.75, "y": -0.6, "y2": -0.6, "Einsum": "EinsumB", "duration": 1.0}], "data-514ffe4a42ff8b68eb088f86cb5dd1f6": [{"Einsum": "EinsumA", "x": 0.25, "x2": 1.25, "y": -0.2, "color": "#332288"}, {"Einsum": "EinsumB", "x": 2.75, "x2": 3.75, "y": -0.6, "color": "#117733"}, {"Einsum": "EinsumA", "x": 1.75, "x2": 3.75, "y": -0.7, "color": "#332288"}, {"Einsum": "EinsumB", "x": 5.25, "x2": 6.25, "y": -0.6, "color": "#117733"}, {"Einsum": "EinsumA", "x": 4.25, "x2": 6.25, "y": -0.7, "color": "#332288"}, {"Einsum": "EinsumB", "x": 7.75, "x2": 8.75, "y": -0.6, "color": "#117733"}, {"Einsum": "EinsumA", "x": 6.75, "x2": 8.75, "y": -0.7, "color": "#332288"}, {"Einsum": "EinsumB", "x": 10.25, "x2": 11.25, "y": -0.6, "color": "#117733"}], "data-e39db360119570ab733e5bbb83402046": [{"Einsum": "EinsumA", "x": 1.0, "x2": 1.25, "y": 0.8, "color": "#332288"}, {"Einsum": "EinsumB", "x": 1.75, "x2": 3.75, "y": 0.2, "color": "#117733"}, {"Einsum": "EinsumA", "x": 3.25, "x2": 3.75, "y": 0.6, "color": "#332288"}, {"Einsum": "EinsumB", "x": 4.25, "x2": 6.25, "y": 0.2, "color": "#117733"}, {"Einsum": "EinsumA", "x": 5.75, "x2": 6.25, "y": 0.6, "color": "#332288"}, {"Einsum": "EinsumB", "x": 6.75, "x2": 8.75, "y": 0.2, "color": "#117733"}, {"Einsum": "EinsumA", "x": 8.25, "x2": 8.75, "y": 0.6, "color": "#332288"}, {"Einsum": "EinsumB", "x": 9.25, "x2": 11.25, "y": 0.2, "color": "#117733"}], "data-87e69d7a9d7ae5b02a22f807b2d20c57": [{"y": 0.0}], "data-381cef96e74c64bd64785ef29f41ada0": [{"Einsum": "EinsumA", "fusion_group": null, "fusion_type": "NONE", "Starting_Time": 0.0, "Time_Stamp": 0.0, "End_Time": 1.0, "cb_End_Time": 1.0, "mb_End_Time": 0.25, "full_End_Time": 1.25, "runtime": 1.25, "og_runtime": 1.25, "Compute_Utilization": 0.8, "Compute_Utilization_plot": 0.8, "Memory_Utilization": 0.2, "Memory_Utilization_plot": 0.2, "memory_well": 1.0, "cutil_start": 0.0, "mutil_start": 0.0, "compute_color": "#332288", "bw_color": "#9990C3", "throttled": true, "throttled_duration": 0.25, "mem_throttled_duration": 1.0, "comp_throttled_duration": 0.25, "comp_perc": 1.0, "bw_perc": 1.0, "compute_type": "Compute Pool", "memory_type": "Memory Pool"}]}}
